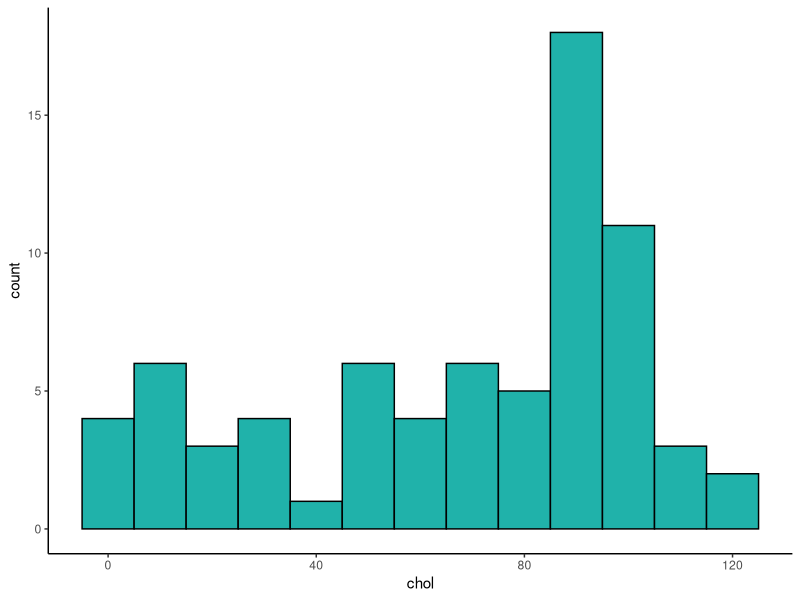

The R script that drew this image:

### Standard Deviation in R...

# showing that 'sd' is the sample standard deviation

library(tidyverse)

# Import the Data
cheese <- read_csv("data/cheese.csv")


head(cheese)

# Plot the Data
ggplot(cheese, aes(x=chol)) + 
  geom_histogram(color="black", fill="lightseagreen", binwidth = 10)+
  theme_classic()



cheese$chol

sd(cheese$chol)  # sample SD = 34.53

mean(cheese$chol) #69.4



### Let's do it "by hand"

x <- cheese$chol  # let's call our distribution of numbers x

x # our numbers are now called 'x'

sd(x)  # 34.53
mean(x) # 69.4  - these are still the same


# step 1.  Deviation of each x from the mean of x

x

x - mean(x)

dif <- x - mean(x)  # let's call these differences 'dif'

dif

# step 2 - square the differences.

dif^2

dif2 <- dif^2

dif2  # these are the differences squared.


# Step 3. Sum up these squared differences
sum(dif2)


# Step 4. We now divide by n-1 to get an estimated 'average squared deviation'

nrow(cheese) #73
length(x) #73 observations.

sum(dif2) / (length(x) - 1)
sum(dif2) / 72

asd <- sum(dif2) / (length(x) - 1)

asd

# Step 5. Square root to stanardize back to interpretable units.

sqrt(asd)  #34.53008



### All together...

x                                  # our data
dif <- x - mean(x)                 # difference of each x from mean of x
dif2 <- dif^2                      # squared differences
sum(dif2)                          # the sum of the squared diffrences
asd <- sum(dif2) / (length(x) - 1) # the average squared difference using n-1
sqrt(asd)                          # the sample standard deviation

sd(x)


## We could have done this in one line..
# but until you're familiar with R, this can be hard to look at:

sqrt(sum((x - mean(x))^2)/(length(x)-1)) # sample SD

sqrt(sum((x - mean(x))^2)/(length(x)))  # population SD


